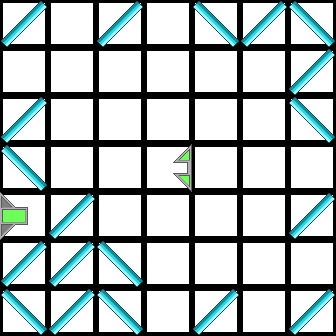

A 2D game scene composited from a Tiled map and its tileset images. What follows is a short description and the map's XML, with every tile layer's data as written:
An orthogonal 7x7 tile map with 48x48 px tiles, 2 tile layers (Colors, Tiles).

<map version="1.0" orientation="orthogonal" renderorder="right-down" width="7" height="7" tilewidth="48" tileheight="48">
 <properties>
  <property name="AvailableTiles" value="2" />
 </properties>
 <tileset firstgid="1" source="tiles.tsx" />
 <layer name="Colors" width="7" height="7">
  <data encoding="csv">
41,41,41,41,41,41,41,
41,41,41,41,41,41,41,
41,41,41,41,41,41,41,
41,41,41,41,41,41,41,
41,41,41,41,41,41,41,
41,41,41,41,41,41,41,
41,41,41,41,41,41,41
</data>
 </layer>
 <layer name="Tiles" width="7" height="7">
  <data encoding="csv">
2,1,2,1,3,2,3,
1,1,1,1,1,1,2,
2,1,1,1,1,1,3,
3,1,1,12,1,1,1,
6,2,1,1,1,1,2,
2,2,3,1,1,1,1,
3,2,3,1,2,1,2
</data>
 </layer>
</map>
